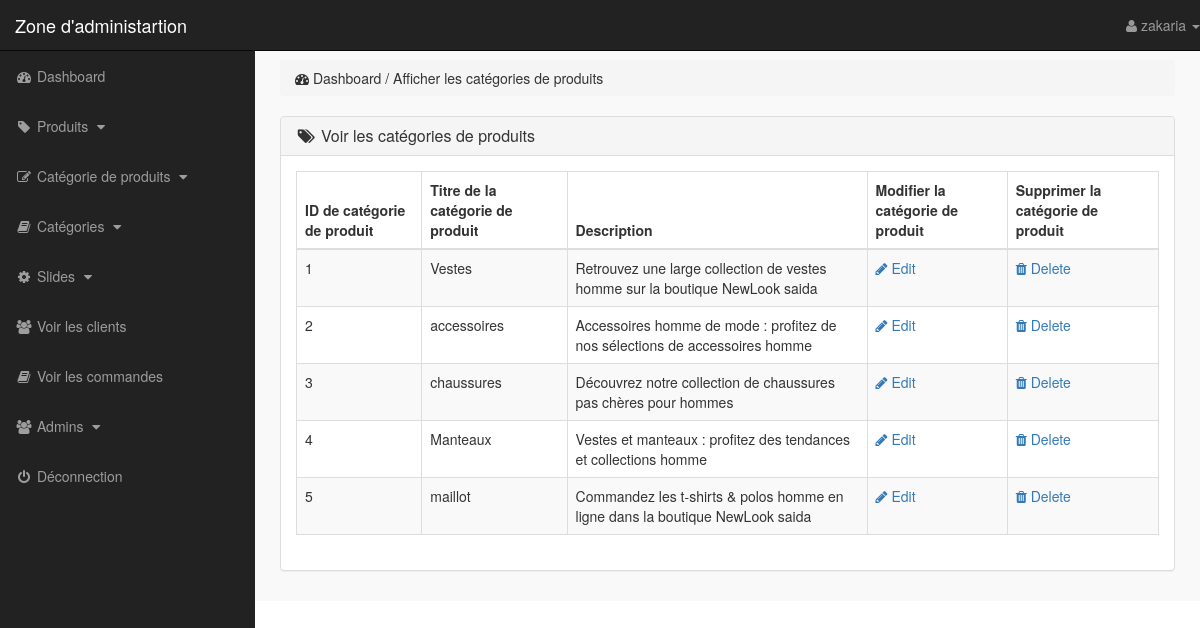
/admin_area/index.php?view_p_cats (signed in), run on the app's committed database.
### tables this page shows
CREATE TABLE IF NOT EXISTS `product_categories` (
  `p_cat_id` int(10) NOT NULL AUTO_INCREMENT,
  `p_cat_title` text NOT NULL,
  `p_cat_desc` text NOT NULL,
  PRIMARY KEY (`p_cat_id`)
);

### admin_area/view_p_cats.php (the view)
<?php
    if(!isset($_SESSION['admin_email'])){
        echo "<script>window.open('login.php','_self')</script>";
    }else{
?>
<div class="row">
    <div class="col-lg-12">
        <ol class="breadcrumb">
            <li>
                <i class="fa fa-dashboard"></i> Dashboard / Afficher les catégories de produits
            </li>
        </ol>
    </div>
</div>
<div class="row">
    <div class="col-lg-12">
        <div class="panel panel-default">
            <div class="panel-heading">
                <h3 class="panel-title">
                    <i class="fa fa-tags fa-fw"></i> Voir les catégories de produits
                </h3>
            </div>
            <div class="panel-body">
                <div class="table-responsive">
                    <table class="table table-hover table-striped table-bordered">
                        <thead>
                            <tr>
                                <th> ID de catégorie de produit </th>
                                <th> Titre de la catégorie de produit </th>
                                <th> Description </th>
                                <th> Modifier la catégorie de produit </th>
                                <th> Supprimer la catégorie de produit </th>
                            </tr>
                        </thead>
                        <tbody>
                            <?php
                                $i=0;
                                $get_p_cats = "select * from product_categories";
                                $run_p_cats = mysqli_query($con,$get_p_cats);
                                while($row_p_cats=mysqli_fetch_array($run_p_cats)){
                                    $p_cat_id = $row_p_cats['p_cat_id'];
                                    $p_cat_title = $row_p_cats['p_cat_title'];
                                    $p_cat_desc = $row_p_cats['p_cat_desc'];
                                    $i++;
                            ?>
                            <tr>
                                <td> <?php echo $i; ?> </td>
                                <td> <?php echo $p_cat_title; ?> </td>
                                <td width="300"> <?php echo $p_cat_desc; ?> </td>
                                <td>
                                    <a href="index.php?edit_p_cat= <?php echo $p_cat_id; ?> ">
                                        <i class="fa fa-pencil"></i> Edit
                                    </a>
                                </td>
                                <td>
                                    <a href="index.php?delete_p_cat= <?php echo $p_cat_id; ?> ">
                                        <i class="fa fa-trash"></i> Delete
                                    </a>
                                </td>
                            </tr>
                            <?php } ?>
                        </tbody>
                    </table>
                </div>
            </div>
        </div>
    </div>
</div>
<?php } ?>

### admin_area/includes/sidebar.php (shortened to what this page needs)
<?php
    if(!isset($_SESSION['admin_email'])){
        echo "<script>window.open('login.php','_self')</script>";
    }else{
?>
<nav class="navbar navbar-inverse navbar-fixed-top">
    <div class="navbar-header">
        <a href="index.php?dashboard" class="navbar-brand">Zone d'administartion</a>
    </div>
    <ul class="nav navbar-right top-nav">
        <li class="dropdown">
            <a href="#" class="dropdown-toggle" data-toggle="dropdown">
                <i class="fa fa-user"></i> <?php echo $admin_name;  ?> <b class="caret"></b>
            </a>
        </li>
    </ul>
    <div class="collapse navbar-collapse navbar-ex1-collapse">
        <ul class="nav navbar-nav side-nav">
            <li>
                <a href="index.php?dashboard">
                        <i class="fa fa-fw fa-dashboard"></i> Dashboard
                </a>
            </li>
            <li>
                <a href="#" data-toggle="collapse" data-target="#products">
                        <i class="fa fa-fw fa-tag"></i> Produits
                        <i class="fa fa-fw fa-caret-down"></i>
                </a>
            </li>
            <li>
                <a href="#" data-toggle="collapse" data-target="#p_cat">
                        <i class="fa fa-fw fa-edit"></i> Catégorie de produits
                        <i class="fa fa-fw fa-caret-down"></i>
                </a>
            </li>
            <li>
                <a href="#" data-toggle="collapse" data-target="#cat">
                        <i class="fa fa-fw fa-book"></i> Catégories
                        <i class="fa fa-fw fa-caret-down"></i>
                </a>
            </li>
            <li>
                <a href="#" data-toggle="collapse" data-target="#slides">
                        <i class="fa fa-fw fa-gear"></i> Slides
                        <i class="fa fa-fw fa-caret-down"></i>
                </a>
            </li>
            <li>
                <a href="index.php?view_customers">
                    <i class="fa fa-fw fa-users"></i> Voir les clients
                </a>
            </li>
            <li>
                <a href="index.php?view_orders">
                    <i class="fa fa-fw fa-book"></i> Voir les commandes
                </a>
            </li>
            <li>
                <a href="#" data-toggle="collapse" data-target="#users">
                        <i class="fa fa-fw fa-users"></i> Admins
                        <i class="fa fa-fw fa-caret-down"></i>
                </a>
            </li>
            <li>
                <a href="logout.php">
                    <i class="fa fa-fw fa-power-off"></i> Déconnection
                </a>
            </li>
        </ul>
    </div>
</nav>
<?php } ?>

### admin_area/css/style.css (style rules this page uses)
body { margin-top: 100px; }
@media (min-width: 768px) { body { margin-top: 50px; } }
.top-nav { 0 15px; }
.top-nav>li { float: left; display: inline-block; }
.top-nav>li>a { color: #999999; line-height: 20px; padding-top: 15px; padding-bottom: 15px; }
@media (min-width: 768px) { .side-nav { position: fixed; top: 51px; bottom: 0; width: 255px; overflow-y: auto; overflow-x: hidden; background-color: #222222; padding-bottom: 40px; border-radius: 0; } }
@media (min-width: 768px) { .side-nav>li>a { width: 255px; } }
.panel-body { border-radius: 5px; }

### data on the page
product_categories: p_cat_title "Vestes", p_cat_desc "Retrouvez une large collection de vestes homme sur la boutique NewLook saida"
product_categories: p_cat_title "accessoires", p_cat_desc "Accessoires homme de mode : profitez de nos sélections de accessoires homme"
product_categories: p_cat_title "chaussures", p_cat_desc "Découvrez notre collection de chaussures pas chères pour hommes"
product_categories: p_cat_title "Manteaux", p_cat_desc "Vestes et manteaux : profitez des tendances et collections homme"
product_categories: p_cat_title "maillot", p_cat_desc "Commandez les t-shirts & polos homme en ligne dans la boutique NewLook saida"

### other printed values
$admin_name "zakaria"
